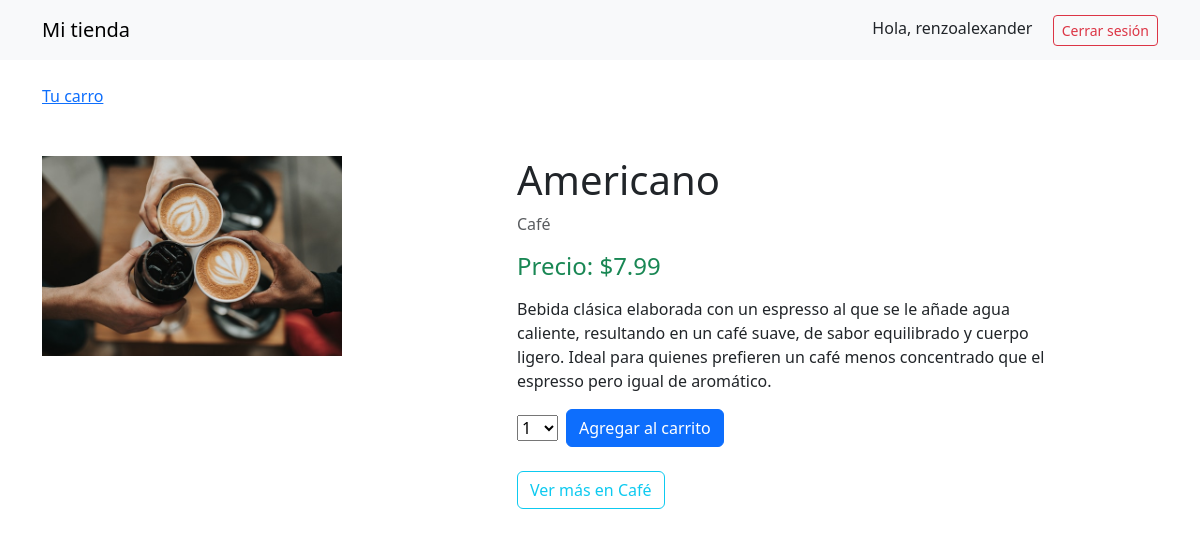
The app's page /2/americano/ (signed in) with its own data.
### mitienda/models.py (models this page shows, shortened)
class Product(models.Model):
    category = models.ForeignKey(Category,
                                 related_name='products',
                                 on_delete=models.CASCADE)
    name = models.CharField(max_length=200)
    slug = models.SlugField(max_length=200)
    image = models.ImageField(upload_to='products/%Y/%m/%d',
                              blank=True)
    description = models.TextField(blank=True)
    price = models.DecimalField(max_digits=5,
                                decimal_places=2)
    stock = models.PositiveIntegerField(default=0)
    available = models.BooleanField(default=True)
    created = models.DateTimeField(auto_now=True)
    updated = models.DateTimeField(auto_now_add=True)
    class Meta:
        ordering = ['name']

class Category(models.Model):
    name = models.CharField(max_length=200)
    slug = models.SlugField(max_length=200)
    class Meta:
        ordering = ['name']
        indexes = [
            models.Index(fields=['name'])
        ]
    def __str__(self):
        return self.name
    def get_absolute_url(self):
        return reverse('tienda:product_list_category',
                       args=[self.slug])

### mitienda/views.py (the view)
# urls.py: path('<int:id>/<slug:slug>/', views.product_detail, name='product_detail')
@login_required
def product_detail(request, id, slug):
    product = get_object_or_404(Product,
                                id = id,
                                slug = slug,
                                available = True)
    cart_product_form = CartAddProductForm()
    return render(request,
                  'tienda/products/detail.html',
                  {'product':product,
                   'cart_product_form':cart_product_form})

### cart/forms.py
class CartAddProductForm(forms.Form):
    cantidad = forms.TypedChoiceField(choices=PRODUCT_QUANTITY_CHOICES,
                                      coerce=int)
    override = forms.BooleanField(required=False,
                                  initial=False,
                                  widget=forms.HiddenInput)

### mitienda/templates/tienda/products/detail.html (shortened to what this page needs)
{% extends "tienda/base.html" %}
{% load static %}
{% block content %}
  <div class="container mt-5 mb-5">
    <div class="row">
      <div class="col-md-5">
        <img src="{% if product.image %}{{ product.image.url }}{% else %}{% static 'img/no_image.jpg' %}{% endif %}"
             class="img-fluid" alt="{{ product.name }}" style="max-width: 300px;">
      </div>
      <div class="col-md-6">
        <h1>{{ product.name }}</h1>
        <p class="text-muted">{{ product.category }}</p>
        <h4 class="text-success">Precio: ${{ product.price }}</h4>
        <p>{{ product.description|linebreaks }}</p>
        {% if product.stock > 0 %}
          <form action="{% url 'cart:cart_add' product.id %}" method="post" class="mt-3">
            <div class="row g-2 align-items-center">
              <div class="col-auto">
                {{ cart_product_form.cantidad }}
              </div>
              <div class="col-auto">
                <button type="submit" class="btn btn-primary">Agregar al carrito</button>
              </div>
            </div>
          </form>
        {% else %}
          <button class="btn btn-secondary mt-3" disabled>Agotado</button>
        {% endif %}
        <div class="mt-4">
          <a href="{{ product.category.get_absolute_url }}" class="btn btn-outline-info">
            Ver más en {{ product.category }}
          </a>
        </div>
      </div>
    </div>
  </div>
{% endblock %}

### mitienda/templates/tienda/base.html (shortened to what this page needs)
{% load static %}
<!DOCTYPE html>
<html lang="en">
<head>
  <link href="https://cdn.jsdelivr.net/npm/bootstrap@5.3.3/dist/css/bootstrap.min.css" rel="stylesheet">
</head>
<body>
  <nav class="navbar navbar-expand-lg navbar-light bg-light">
    <div class="container d-flex justify-content-between">
      <a class="navbar-brand" href="/">Mi tienda</a>
      <div>
        {% if user.is_authenticated %}
          <span class="me-3">Hola, {{ user.first_name|default:user.username }}</span>
          <form method="post" action="{% url 'logout' %}" style="display:inline;">
            <button class="btn btn-outline-danger btn-sm" type="submit">Cerrar sesión</button>
          </form>
        {% else %}
          <a class="btn btn-outline-primary btn-sm me-2" href="{% url 'login' %}">Iniciar sesión</a>
          <a class="btn btn-primary btn-sm" href="{% url 'register' %}">Registrarse</a>
        {% endif %}
      </div>
    </div>
  </nav>
  <div class="container mt-4">
        <a href="{% url 'cart:cart_detail' %}">
          Tu carro
        </a>
  </div>
  <div class="container">
    <div class="row">
      {% block content %}
      {% endblock %}
    </div>
  </div>
</body>
</html>

### mitienda/templates/tienda/base.html (style rules this page uses)
.navbar { display: flex; justify-content: space-between; padding: 10px; background-color: #eee; }

### records on screen
Product: image (picture), name "Americano", category "Café", price "7.99", description "Bebida clásica elaborada con un espresso al que se le añade agua caliente, resultando en un café suave, de sabor equilibrado y cuerpo ligero. Ideal para quienes prefieren un café menos concentrado que el espresso pero igual de aromático."

### other values on screen
{{ user.first_name|default:user.username }} "renzoalexander"
